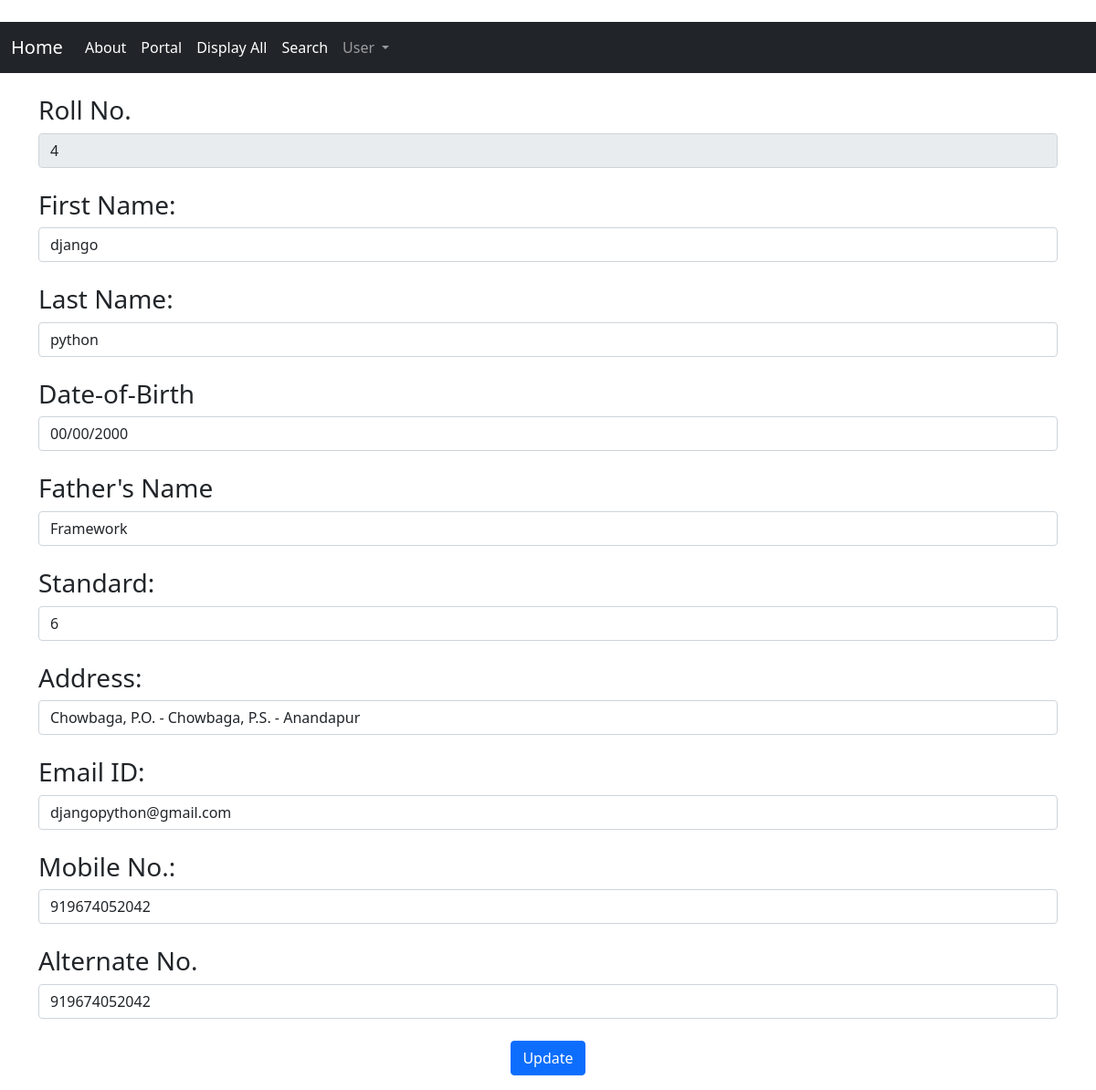
Page /web/display/edit/4 (signed in) on the committed database.
### web/models.py (models this page shows)
class StudentDetails(models.Model):
    first_name = models.CharField(max_length=50)
    last_name = models.CharField(max_length=50)
    date_of_birth = models.CharField(max_length=50)
    guardian_name = models.CharField( max_length=50)
    standard = models.ForeignKey(Stu_Class,related_name='student_class' ,on_delete=models.CASCADE)
    address = models.TextField(max_length=600)
    email = models.EmailField(max_length=254)
    mobile = models.TextField(max_length=10)
    guardian_mobile = models.TextField(max_length=10)

### web/views.py (the view)
# urls.py: path('display/edit/<int:id>',views.update_student,name='update'),
@login_required
def update_student(request,id):
    if(request.method == 'POST'):
        fname = request.POST['fname']
        lname = request.POST['lname']
        dob = request.POST['dob']
        parent = request.POST['parent']
        standard = request.POST['standard']
        address= request.POST['address']
        email= request.POST['email']
        phone= request.POST['phone']
        p_phone= request.POST['p_phone']
        StudentDetails.objects.filter(id=id).update(first_name=fname,last_name=lname,date_of_birth=dob,guardian_name=parent,standard=standard,address=address,email=email,mobile=phone,guardian_mobile=p_phone)
        return redirect('display')
    else:
        stud_data = StudentDetails.objects.get(id=id)
        return render(request,'web/update_student.html',{'stud_data':stud_data})

### web/templates/web/update_student.html (shortened to what this page needs)
{% extends 'startup.html' %}
{% load crispy_forms_tags %}
{% block content %}
<form action="" method="POST">
    <h3>Roll No.</h3><input type="text" name="id" class="form-control" value="{{ stud_data.id }}" readonly><br>
    <h3>First Name:</h3><input type="text" name="fname" class="form-control" value="{{ stud_data.first_name }}"><br>
    <h3>Last Name:</h3><input type="text" name="lname" class="form-control" value="{{ stud_data.last_name }}"><br>
    <h3>Date-of-Birth</h3><input type="text" name="dob" class="form-control" value="{{ stud_data.date_of_birth }}"><br>
    <h3>Father's Name</h3><input type="text" name="parent" class="form-control" value="{{ stud_data.guardian_name }}"><br>
    <h3>Standard:</h3><input type="text" name="standard" class="form-control" value="{{ stud_data.standard_id}}"><br>
    <h3>Address:</h3><input type="text" name="address" class="form-control" value="{{ stud_data.address }}"><br>
    <h3>Email ID:</h3><input type="text" name="email" class="form-control"  value="{{ stud_data.email }}"><br>
    <h3>Mobile No.:</h3><input type="text" name="phone" class="form-control" value="{{ stud_data.mobile }}"><br>
    <h3>Alternate No.</h3><input type="text" name="p_phone" class="form-control" value="{{ stud_data.guardian_mobile }}"><br>
    <center><button type="submit" class="btn btn-primary" >Update</button>
</form>
{% endblock  %}

### static/css/styling.css (style rules this page uses)
.form-control { position: relative; }

### rows in the picture
StudentDetails: id "4", fname "django", lname "python", dob "00/00/2000", parent "Framework", standard "6", address "Chowbaga, P.O. - Chowbaga, P.S. - Anandapur", email "djangopython@gmail.com", phone "919674052042", p_phone "919674052042"
